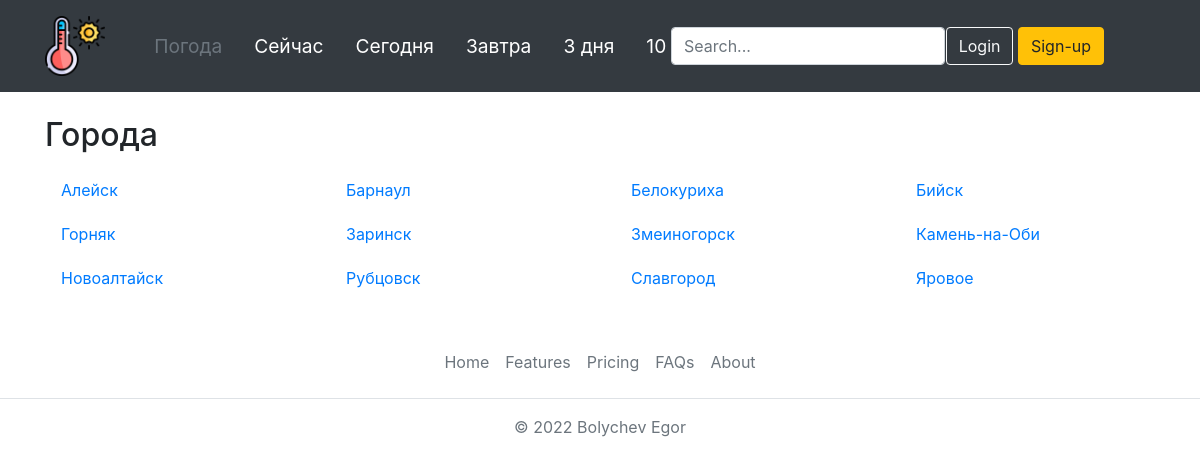
/weather/regrion/Altajskij/, run on the app's committed database.
### weatherforecast/models.py (models this page shows)
class CitiesModel(models.Model):
    cityName = models.CharField(max_length=100, verbose_name='City')
    slug = models.SlugField(max_length=255, unique=True, db_index=True, verbose_name='slug')
    lat = models.FloatField(verbose_name='latitude')
    lon = models.FloatField(verbose_name='longitude')
    reg = models.ForeignKey('RegionsModel', on_delete=models.CASCADE, verbose_name='region')
    def __str__(self):
        return self.cityName
    def get_absolute_url(self):
        return reverse('city_now', kwargs={'city_slug': self.slug})

### weatherforecast/views.py (the view)
# urls.py: path('regrion/<slug:reg_slug>/', SingleRegionView.as_view(), name='region'),
class SingleRegionView(ListView):
    model = CitiesModel
    slug_url_kwarg = 'reg_slug'
    template_name = 'weatherforecast/region_cities.html'
    context_object_name = 'cities'
    def get_queryset(self):
        return CitiesModel.objects.filter(reg__slug=self.kwargs['reg_slug']).all()

### weatherforecast/templates/weatherforecast/region_cities.html
{% extends 'weatherforecast/base.html' %}
{% block content %}
<div class="container">
    <h2  class="mb-3">Города</h2>
    <div class="row">
        {% for city in cities %}
        <div class="mb-1 col-3">
            <ul class="list-group">
                <li class="d-flex justify-content-between align-items-center"><a class="nav-link" href="{{ city.get_absolute_url }}">{{ city }}</a></li>
            </ul>
        </div>
        {% endfor %}
    </div>
</div>
{% endblock %}

### weatherforecast/templates/weatherforecast/base.html (shortened to what this page needs)
{% load static %}
<!DOCTYPE html>
<html lang="en">
<head>
    <link rel="stylesheet" href="https://maxcdn.bootstrapcdn.com/bootstrap/4.0.0/css/bootstrap.min.css">
    <link rel="stylesheet" href="{% static 'weatherforecast/css/styles.css' %}">
</head>
<body>
<header class="p-3 bg-dark text-white">
    <div class="container">
      <div class="d-flex flex-wrap align-items-center justify-content-center justify-content-lg-start">
        <a href="#" class="logo d-flex align-items-center mb-2 mb-lg-0 text-white text-decoration-none">
          <img class="bi me-2" width="60" height="60" src="{% static 'weatherforecast/images/logo.png' %}">
        </a>
        <ul class="nav col-12 col-lg-auto me-lg-auto mb-2 justify-content-center mb-md-0">
            <li><a href="#" class="menu-text nav-link px-3 text-secondary">Погода </a></li>
          <li><a href="#" class="menu-text nav-link px-3 text-white">Сейчас</a></li>
          <li><a href="#" class="menu-text nav-link px-3 text-white">Сегодня</a></li>
          <li><a href="#" class=" menu-text nav-link px-3 text-white">Завтра</a></li>
          <li><a href="#" class="menu-text nav-link px-3 text-white">3 дня</a></li>
          <li><a href="#" class="menu-text nav-link px-3 text-white">10 дней</a></li>
        </ul>
        <form class="col-12 col-lg-auto mb-3 mb-lg-0 me-lg-3 menu-align">
          <input type="search" class="form-control form-control-dark" placeholder="Search..." aria-label="Search">
        </form>
        <div class="text-end menu-align">
          <button type="button" class="btn btn-outline-light me-2">Login</button>
          <button type="button" class="btn btn-warning">Sign-up</button>
        </div>
      </div>
    </div>
  </header>
{% block content %}
{% endblock %}
<footer class="py-3 my-4">
    <ul class="nav justify-content-center border-bottom pb-3 mb-3">
      <li class="nav-item"><a href="#" class="nav-link px-2 text-muted">Home</a></li>
      <li class="nav-item"><a href="#" class="nav-link px-2 text-muted">Features</a></li>
      <li class="nav-item"><a href="#" class="nav-link px-2 text-muted">Pricing</a></li>
      <li class="nav-item"><a href="#" class="nav-link px-2 text-muted">FAQs</a></li>
      <li class="nav-item"><a href="#" class="nav-link px-2 text-muted">About</a></li>
    </ul>
    <p class="text-center text-muted">© 2022 Bolychev Egor</p>
</footer>
</body>
</html>

### weatherforecast/static/weatherforecast/css/styles.css (style rules this page uses)
html { position: relative; min-height: 100%; }
body { margin-bottom: 60px; }
.menu-align { position: absolute; }
header { margin-bottom: 2% }
.menu-text { font-size: larger; }
footer { top: 90% }
form.menu-align { right: 20% }
div.menu-align { right: 8% }
.logo { padding-right: 3% }

### data on the page
CitiesModel: cityName "Алейск"
CitiesModel: cityName "Барнаул"
CitiesModel: cityName "Белокуриха"
CitiesModel: cityName "Бийск"
CitiesModel: cityName "Горняк"
CitiesModel: cityName "Заринск"
CitiesModel: cityName "Змеиногорск"
CitiesModel: cityName "Камень-на-Оби"
CitiesModel: cityName "Новоалтайск"
CitiesModel: cityName "Рубцовск"
CitiesModel: cityName "Славгород"
CitiesModel: cityName "Яровое"
